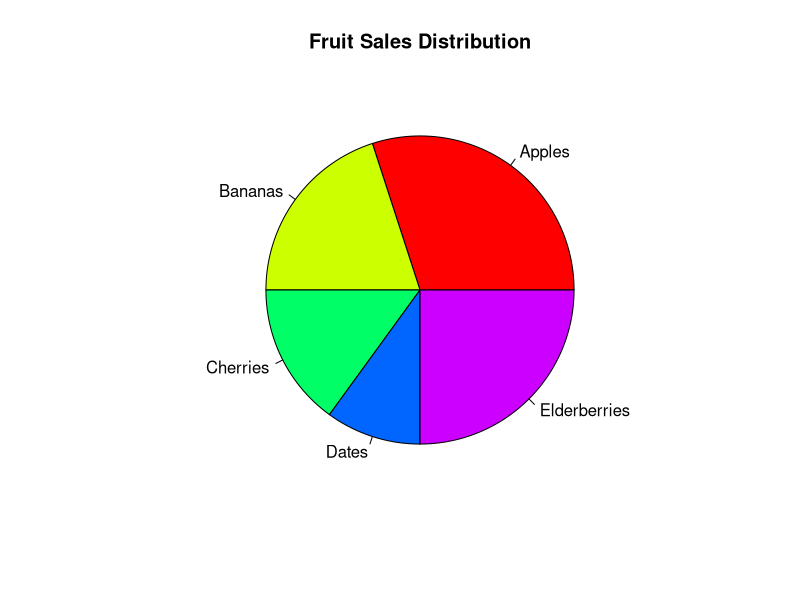
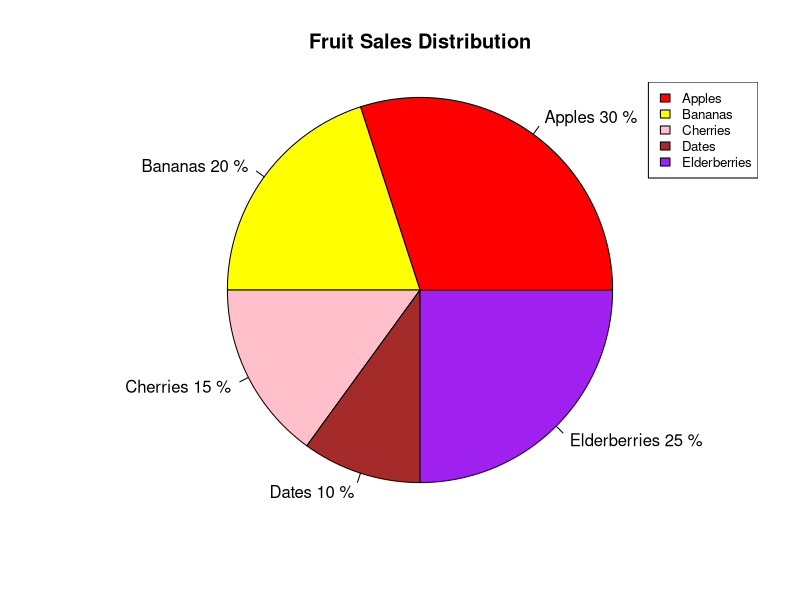
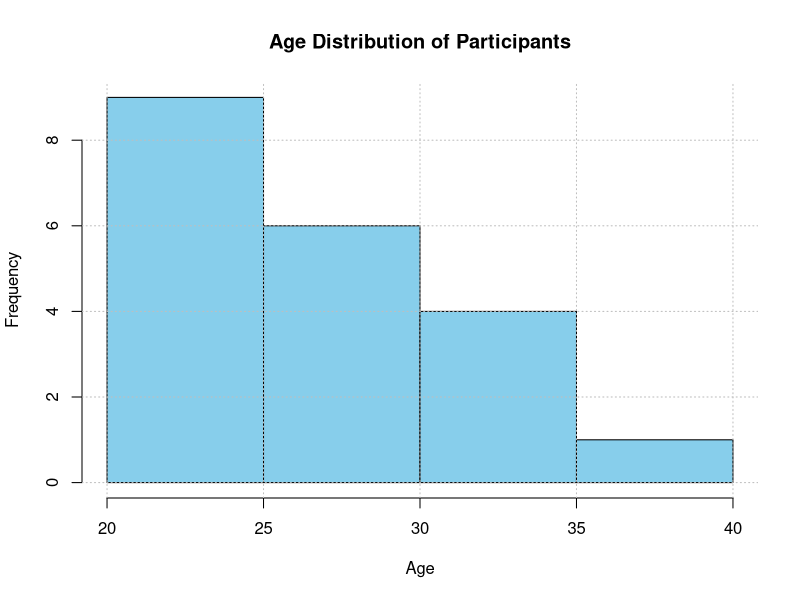
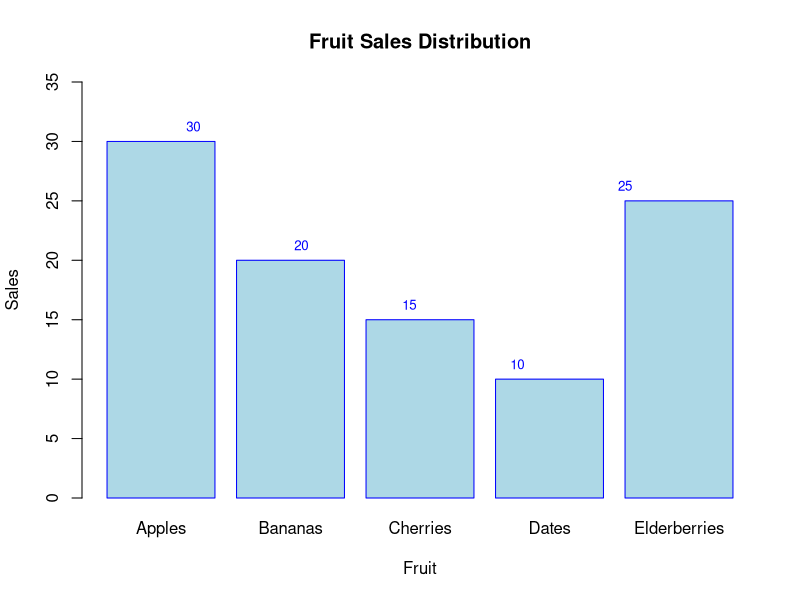
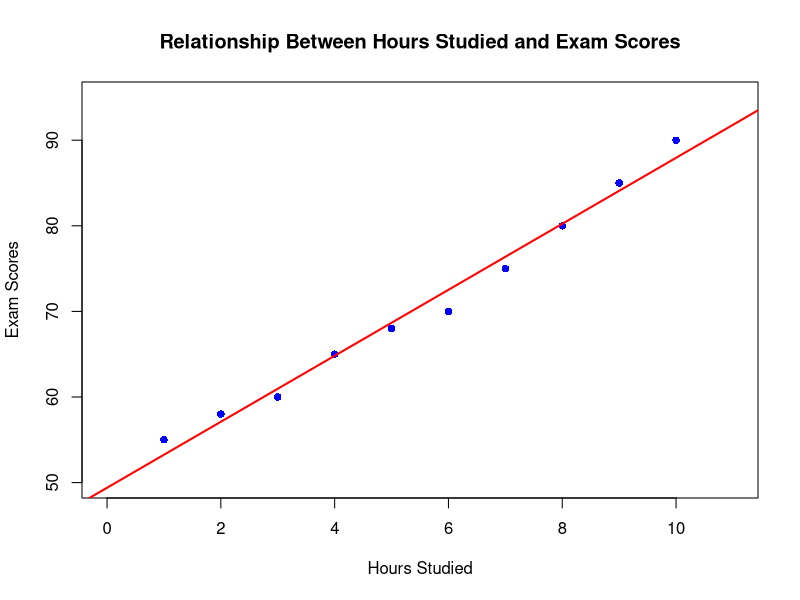
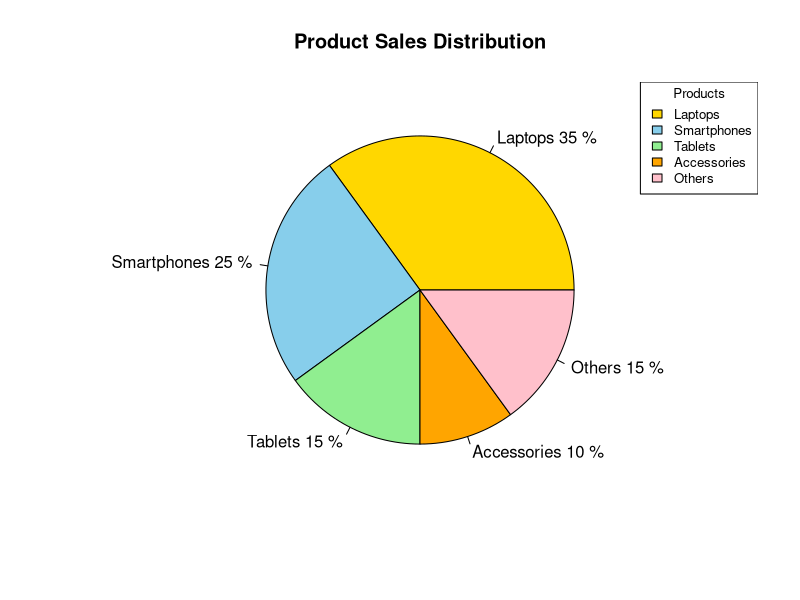
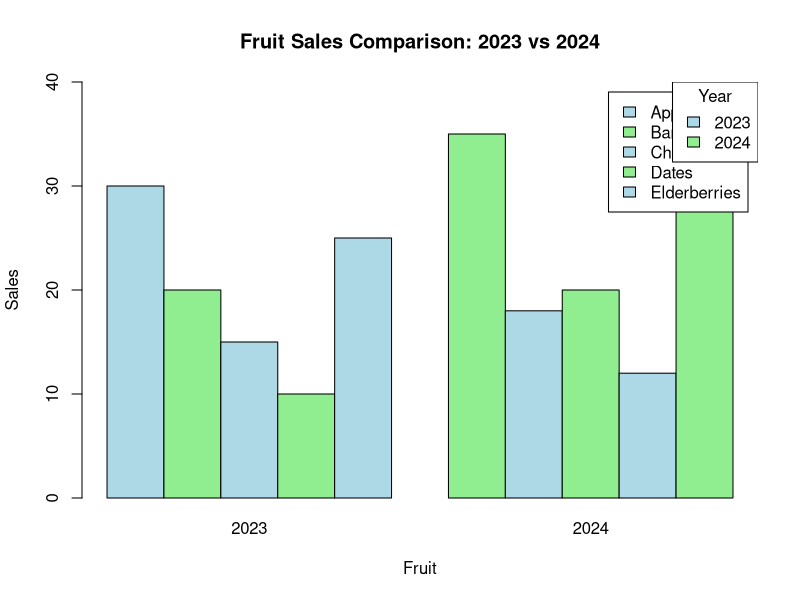
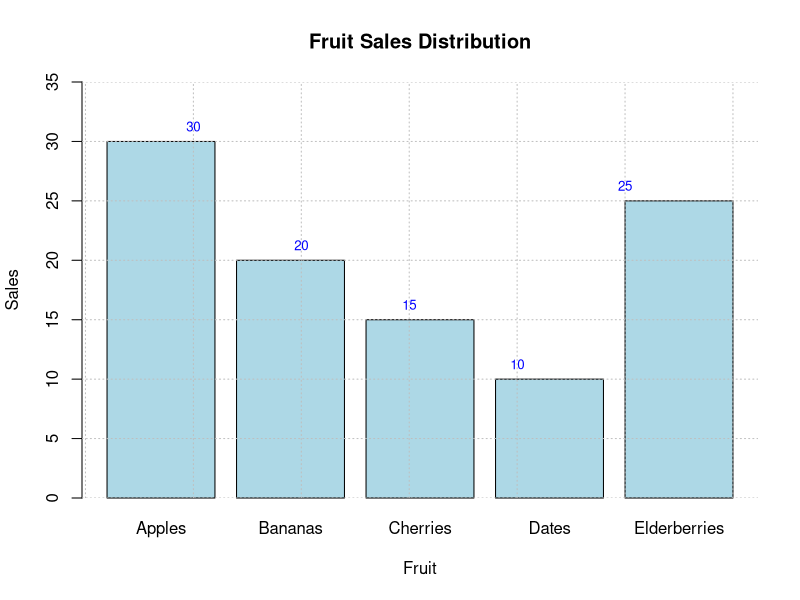

Write R code to recreate these figures, in order.
# # Pie Chart
# # Load necessary library
# # install.packages("ggplot2")  # Uncomment this line if ggplot2 is not already installed
# library(ggplot2)

# # Create data
# browser <- c("Chrome", "Firefox", "Edge", "Safari", "Others")
# market_share <- c(65.27, 10.23, 8.27, 7.01, 9.22)

# # Create a data frame
# data <- data.frame(browser, market_share)

# # Plot the pie chart
# ggplot(data, aes(x = "", y = market_share, fill = browser)) +
#   geom_bar(stat = "identity", width = 1) +
#   coord_polar("y", start = 0) +
#   theme_void() +
#   labs(title = "Web Browser Market Share", fill = "Browser")



# # Another
# # Load necessary library
# # install.packages("ggplot2")  # Uncomment this line if ggplot2 is not already installed
# library(ggplot2)

# # Manually input data
# fruit <- c("Apples", "Bananas", "Cherries", "Dates", "Elderberries")
# sales <- c(30, 20, 15, 10, 25)

# # Create a data frame
# data <- data.frame(fruit, sales)

# # Plot the pie chart
# ggplot(data, aes(x = "", y = sales, fill = fruit)) +
#   geom_bar(stat = "identity", width = 1) +
#   coord_polar("y", start = 0) +
#   theme_void() +
#   labs(title = "Fruit Sales Distribution", fill = "Fruit")



# Manually input data
fruit <- c("Apples", "Bananas", "Cherries", "Dates", "Elderberries")
sales <- c(30, 20, 15, 10, 25)

# Create a pie chart
pie(sales, labels = fruit, main = "Fruit Sales Distribution", col = rainbow(length(fruit)))

# another
# Manually input data
fruit <- c("Apples", "Bananas", "Cherries", "Dates", "Elderberries")
sales <- c(30, 20, 15, 10, 25)

# Calculate percentages
percentages <- round(100 * sales / sum(sales), 1)

# Create labels with percentages
labels <- paste(fruit, percentages, "%")

# Set colors for the slices
colors <- c("red", "yellow", "pink", "brown", "purple")

# Create a pie chart
pie(sales, labels = labels, col = colors, main = "Fruit Sales Distribution", radius = 1)

# Add a legend
legend("topright", legend = fruit, fill = colors, cex = 0.8)

# Histogram
# Manually input data
ages <- c(23, 25, 31, 22, 34, 29, 30, 22, 24, 25, 35, 36, 28, 26, 23, 27, 32, 21, 24, 29)

# Define number of bins
num_bins <- 5

# Create a histogram
hist(ages, 
     breaks = num_bins, 
     col = "skyblue", 
     main = "Age Distribution of Participants", 
     xlab = "Age", 
     ylab = "Frequency", 
     border = "black")

# Add a grid for better readability
grid(nx = NULL, ny = NULL, col = "gray", lty = "dotted")

# Bar plot
# Manually input data
fruit <- c("Apples", "Bananas", "Cherries", "Dates", "Elderberries")
sales <- c(30, 20, 15, 10, 25)

# Create a data frame
data <- data.frame(fruit, sales)

# Create a bar chart
barplot(data$sales, 
        names.arg = data$fruit, 
        col = "lightblue", 
        main = "Fruit Sales Distribution", 
        xlab = "Fruit", 
        ylab = "Sales", 
        ylim = c(0, max(data$sales) + 5),
        border = "blue")

# Add values on top of the bars
text(x = seq_along(data$sales), 
     y = data$sales, 
     label = data$sales, 
     pos = 3, 
     cex = 0.8, 
     col = "blue")

# Scatter Plot
# Manually input data
hours_studied <- c(1, 2, 3, 4, 5, 6, 7, 8, 9, 10)
exam_scores <- c(55, 58, 60, 65, 68, 70, 75, 80, 85, 90)

# Create a data frame
data <- data.frame(hours_studied, exam_scores)

# Create a scatter plot
plot(data$hours_studied, data$exam_scores,
     main = "Relationship Between Hours Studied and Exam Scores",
     xlab = "Hours Studied",
     ylab = "Exam Scores",
     pch = 16, # point shape
     col = "blue",
     xlim = c(0, max(data$hours_studied) + 1),
     ylim = c(50, max(data$exam_scores) + 5))

# Add a trend line
abline(lm(data$exam_scores ~ data$hours_studied), col = "red", lwd = 2)

# Pie Chart
# Manually input data
products <- c("Laptops", "Smartphones", "Tablets", "Accessories", "Others")
sales <- c(35, 25, 15, 10, 15)

# Calculate percentages
percentages <- round(100 * sales / sum(sales), 1)

# Create labels with percentages
labels <- paste(products, percentages, "%", sep = " ")

# Set colors for the slices
colors <- c("gold", "skyblue", "lightgreen", "orange", "pink")

# Create a pie chart
pie(sales, 
    labels = labels, 
    col = colors, 
    main = "Product Sales Distribution")

# Add a legend
legend("topright", 
       legend = products, 
       fill = colors, 
       title = "Products", 
       cex = 0.8)

# Multiple Bar plot
# Manually input data
fruits <- c("Apples", "Bananas", "Cherries", "Dates", "Elderberries")
sales_2023 <- c(30, 20, 15, 10, 25)
sales_2024 <- c(35, 18, 20, 12, 30)

# Combine the data into a matrix
sales_data <- matrix(c(sales_2023, sales_2024), nrow = length(fruits), byrow = FALSE)
rownames(sales_data) <- fruits
colnames(sales_data) <- c("2023", "2024")

# Create a bar plot
barplot(sales_data, 
        beside = TRUE, # Group the bars side by side
        col = c("lightblue", "lightgreen"), 
        main = "Fruit Sales Comparison: 2023 vs 2024",
        xlab = "Fruit",
        ylab = "Sales",
        legend = rownames(sales_data), # Add a legend
        ylim = c(0, max(sales_data) + 5))

# Add a legend
legend("topright", 
       legend = colnames(sales_data), 
       fill = c("lightblue", "lightgreen"), 
       title = "Year")


# Components of Bar PLot
# Manually input data
fruits <- c("Apples", "Bananas", "Cherries", "Dates", "Elderberries")
sales <- c(30, 20, 15, 10, 25)

# Create a bar plot
barplot(sales, 
        names.arg = fruits, 
        col = "lightblue", 
        main = "Fruit Sales Distribution",  # Title
        xlab = "Fruit",                     # X-axis label
        ylab = "Sales",                     # Y-axis label
        ylim = c(0, max(sales) + 5),        # Y-axis limits
        border = "black")                   # Bar borders

# Add values on top of the bars
text(x = seq_along(sales), 
     y = sales, 
     label = sales, 
     pos = 3,
     cex = 0.8, 
     col = "blue")

# Add gridlines
grid(nx = NULL, ny = NULL, col = "gray", lty = "dotted")